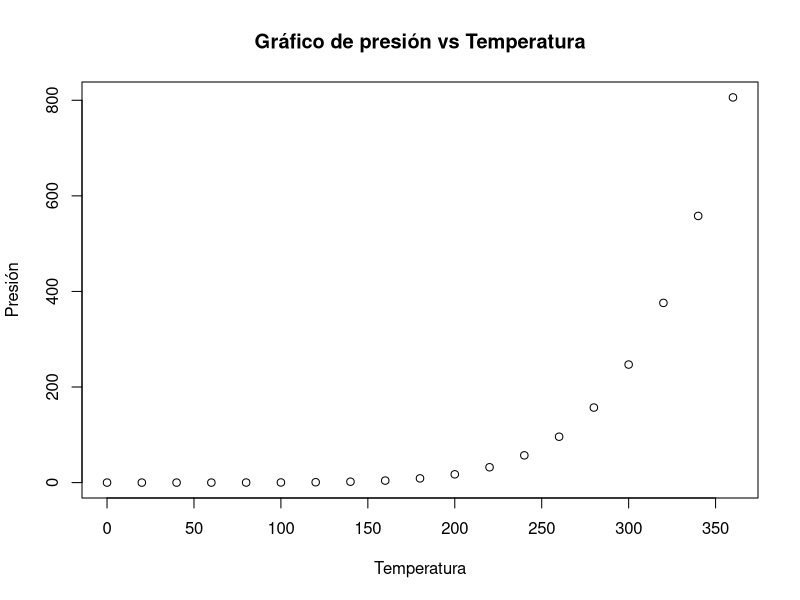

This chart was generated by the following R code:
## ---- chunk 1
knitr::opts_chunk$set(echo = TRUE)
## ---- chunk 2
summary(cars)
numero <- 4
## ---- chunk 3
plot(pressure, xlab="Temperatura", ylab="Presión", main="Gráfico de presión vs Temperatura")
